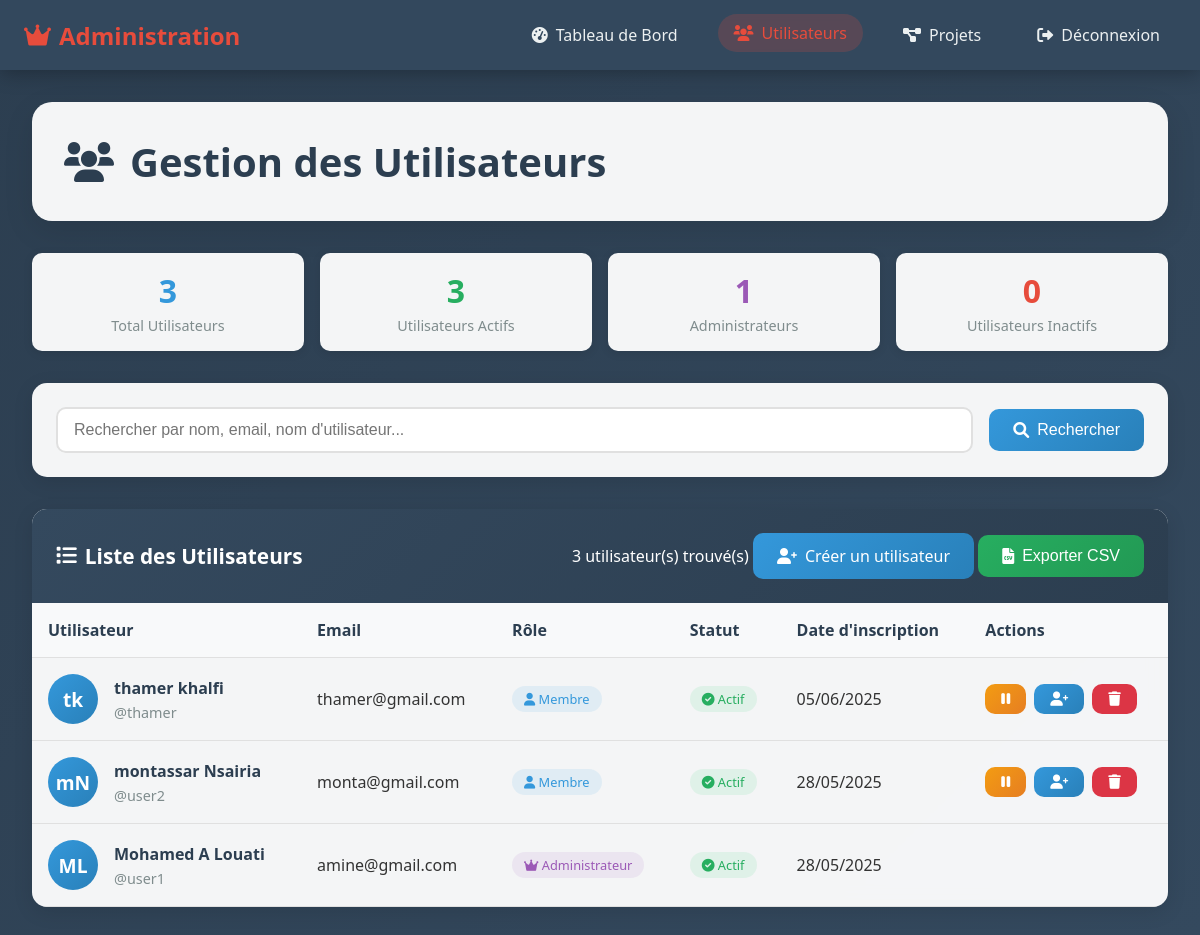
The app's page /admin/users (signed in), older data.
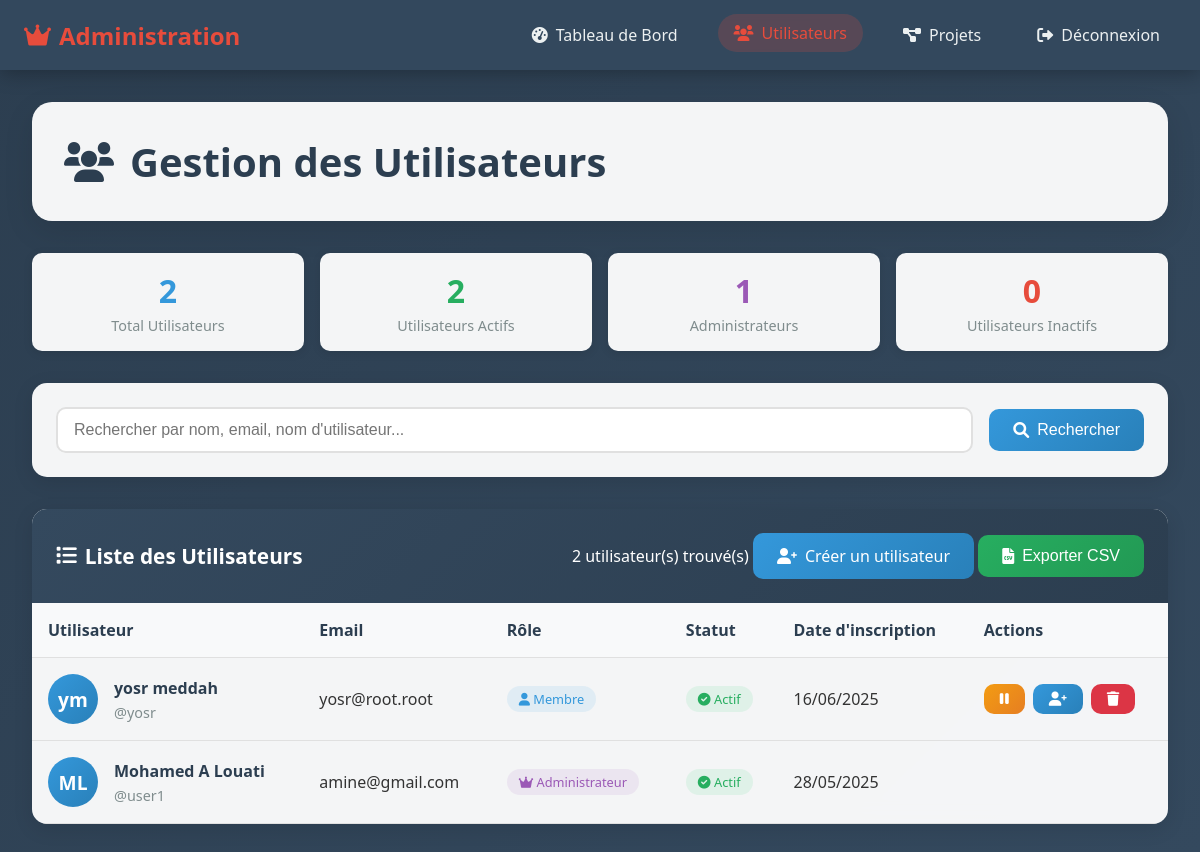
The same page, newer data.
### models/models.py (models this page shows, shortened)
class User(UserMixin, db.Model):
    id = db.Column(db.Integer, primary_key=True)
    username = db.Column(db.String(80), unique=True, nullable=False)
    email = db.Column(db.String(120), unique=True, nullable=False)
    password_hash = db.Column(db.String(200), nullable=False)
    first_name = db.Column(db.String(50), nullable=False)
    last_name = db.Column(db.String(50), nullable=False)
    role = db.Column(db.Enum(UserRole), default=UserRole.MEMBER)
    created_at = db.Column(db.DateTime, default=datetime.utcnow)
    is_active = db.Column(db.Boolean, default=True)
    owned_projects = db.relationship('Project', backref='owner', lazy=True,
                                   foreign_keys='Project.owner_id',
                                   cascade='all, delete-orphan')
    assigned_tasks = db.relationship('Task', backref='assignee', lazy=True,
                                   cascade='all, delete-orphan')
    comments = db.relationship('Comment', backref='author', lazy=True,
                             cascade='all, delete-orphan')
    projects = db.relationship('Project', secondary=project_members,
                              back_populates='members', lazy='dynamic')
    @property
    def full_name(self):
        return f"{self.first_name} {self.last_name}"

### admin/routes.py (the view, shortened to what this page needs)
@admin.route('/users', methods=['GET'])
@login_required
@admin_required
def manage_users():
    page = request.args.get('page', 1, type=int)
    search = request.args.get('search', '').strip()
    query = User.query
    users = query.order_by(User.created_at.desc()).paginate(page=page, per_page=10, error_out=False)
    return render_template('admin/users.html', users=users, search=search)

### admin/routes.py (called while the page is built)
def admin_required(f):
    @wraps(f)
    def decorated_function(*args, **kwargs):
        if not current_user.is_authenticated or current_user.role != UserRole.ADMIN:
            flash('Accès refusé. Privilèges administrateur requis.', 'error')
            return redirect(url_for('dashboard'))
        return f(*args, **kwargs)
    return decorated_function

### templates/admin/users.html (shortened to what this page needs)
<!DOCTYPE html>
<html lang="fr">
<head>
    <link href="https://cdnjs.cloudflare.com/ajax/libs/font-awesome/6.0.0/css/all.min.css" rel="stylesheet">
</head>
<body>
     <nav class="admin-navbar">
        <div class="admin-logo">
            <i class="fas fa-crown"></i>
            <span class="logo-text">Administration</span>
        </div>
        <div class="admin-nav" id="nav-menu">
            <a href="{{ url_for('admin.admin_dashboard') }}" >
                <i class="fas fa-tachometer-alt"></i> Tableau de Bord
            </a>
            <a href="{{ url_for('admin.manage_users') }}" class="active">
                <i class="fas fa-users"></i> Utilisateurs
            </a>
            <a href="{{ url_for('admin.manage_projects') }}" >
                <i class="fas fa-project-diagram"></i> Projets
            </a>
            <a href="{{ url_for('auth.logout') }}">
                <i class="fas fa-sign-out-alt"></i> Déconnexion
            </a>
        </div>
    </nav>
    <div class="container">
        <div class="page-header">
            <h1 class="page-title">
                <i class="fas fa-users"></i>
                Gestion des Utilisateurs
            </h1>
        </div>
        <div class="quick-stats">
            <div class="quick-stat">
                <div class="quick-stat-number" style="--color: #3498db;">{{ users.total }}</div>
                <div class="quick-stat-label">Total Utilisateurs</div>
            </div>
            <div class="quick-stat">
                <div class="quick-stat-number" style="--color: #27ae60;">
                    {{ users.items | selectattr('is_active') | list | length }}
                </div>
                <div class="quick-stat-label">Utilisateurs Actifs</div>
            </div>
            <div class="quick-stat">
                <div class="quick-stat-number" style="--color: #9b59b6;">
                    {{ users.items | selectattr('role.value', 'equalto', 'admin') | list | length }}
                </div>
                <div class="quick-stat-label">Administrateurs</div>
            </div>
            <div class="quick-stat">
                <div class="quick-stat-number" style="--color: #e74c3c;">
                    {{ users.items | rejectattr('is_active') | list | length }}
                </div>
                <div class="quick-stat-label">Utilisateurs Inactifs</div>
            </div>
        </div>
        <div class="search-container">
            <form method="GET" class="search-form">
                <input type="text" name="search" class="search-input"
                       placeholder="Rechercher par nom, email, nom d'utilisateur..."
                       value="{{ search }}">
                <button type="submit" class="btn btn-primary">
                    <i class="fas fa-search"></i> Rechercher
                </button>
            </form>
        </div>
        <div class="users-table-container">
            <div class="table-header">
                <div class="table-title">
                    <i class="fas fa-list"></i>
                    Liste des Utilisateurs
                </div>
                <div class="table-actions">
                    <span>{{ users.total }} utilisateur(s) trouvé(s)</span>
                    <a href="{{ url_for('admin.create_user') }}" class="btn btn-primary">
                        <i class="fas fa-user-plus"></i> Créer un utilisateur
                    </a>
                    <button class="btn btn-success" onclick="exportToCSV()" title="Exporter la liste en CSV">
                        <i class="fas fa-file-csv"></i> Exporter CSV
                    </button>
                </div>
            </div>
            {% if users.items %}
                <table class="users-table">
                    <thead>
                        <tr>
                            <th>Utilisateur</th>
                            <th>Email</th>
                            <th>Rôle</th>
                            <th>Statut</th>
                            <th>Date d'inscription</th>
                            <th>Actions</th>
                        </tr>
                    </thead>
                    <tbody>
                        {% for user in users.items %}
                        <tr data-user-id="{{ user.id }}">
                            <td>
                                <div class="user-info">
                                    <div class="user-avatar">
                                        {{ user.first_name[0] }}{{ user.last_name[0] }}
                                    </div>
                                    <div class="user-details">
                                        <div class="user-name">{{ user.full_name }}</div>
                                        <div class="user-username">@{{ user.username }}</div>
                                    </div>
                                </div>
                            </td>
                            <td>{{ user.email }}</td>
                            <td>
                                <span class="role-badge role-{{ user.role.value }}">
                                    {% if user.role.value == 'admin' %}
                                        <i class="fas fa-crown"></i> Administrateur
                                    {% elif user.role.value == 'project_manager' %}
                                        <i class="fas fa-user-tie"></i> Chef de Projet
                                    {% else %}
                                        <i class="fas fa-user"></i> Membre
                                    {% endif %}
                                </span>
                            </td>
                            <td>
                                <span class="status-badge status-{{ 'active' if user.is_active else 'inactive' }}">
                                    <i class="fas fa-{{ 'check-circle' if user.is_active else 'times-circle' }}"></i>
                                    {{ 'Actif' if user.is_active else 'Inactif' }}
                                </span>
                            </td>
                            <td>{{ user.created_at.strftime('%d/%m/%Y') }}</td>
                            <td>
                                <div class="actions-cell">
                                    {% if user.id != current_user.id %}
                                        <button class="btn btn-sm {{ 'btn-warning' if user.is_active else 'btn-success' }}"
                                                onclick="toggleUserStatus({{ user.id }}, '{{ user.username }}')"
                                                title="{{ 'Désactiver' if user.is_active else 'Activer' }} l'utilisateur">
                                            <i class="fas fa-{{ 'pause' if user.is_active else 'play' }}"></i>
                                        </button>
                                    {% endif %}
                                    {% if user.id != current_user.id %}
                                        <button class="btn btn-sm {{ 'btn-danger' if user.role.value == 'admin' else 'btn-primary' }}"
                                                onclick="toggleAdminRole({{ user.id }}, '{{ user.username }}')"
                                                title="{{ 'Retirer' if user.role.value == 'admin' else 'Donner' }} les droits admin">
                                            <i class="fas fa-{{ 'user-minus' if user.role.value == 'admin' else 'user-plus' }}"></i>
                                        </button>
                                    {% endif %}
                                    {% if user.id != current_user.id %}
                                        <button class="btn btn-sm btn-delete"
                                                onclick="deleteUser({{ user.id }}, '{{ user.username }}')"
                                                title="Supprimer l'utilisateur">
                                            <i class="fas fa-trash"></i>
                                        </button>
                                    {% endif %}
                                </div>
                            </td>
                        </tr>
                        {% endfor %}
                    </tbody>
                </table>
            {% endif %}
        </div>
    </div>
</body>
</html>

Row changes from the older to the newer data that the page shows:
removed User: first_name "t", last_name "k", full_name "thamer khalfi", username "thamer", email "thamer@gmail.com", role "MEMBER" (drawn), is_active "Actif", created_at "05/06/2025"
removed User: first_name "m", last_name "N", full_name "montassar Nsairia", username "user2", email "monta@gmail.com", role "MEMBER" (drawn), is_active "Actif", created_at "28/05/2025"
added User: first_name "y", last_name "m", full_name "yosr meddah", username "yosr", email "yosr@root.root", role "MEMBER" (drawn), is_active "Actif", created_at "16/06/2025"
Text that changed along with them:
{{ users.total }}: "3" → "2"
{{ users.items | selectattr('is_active') | list | length }}: "3" → "2"
